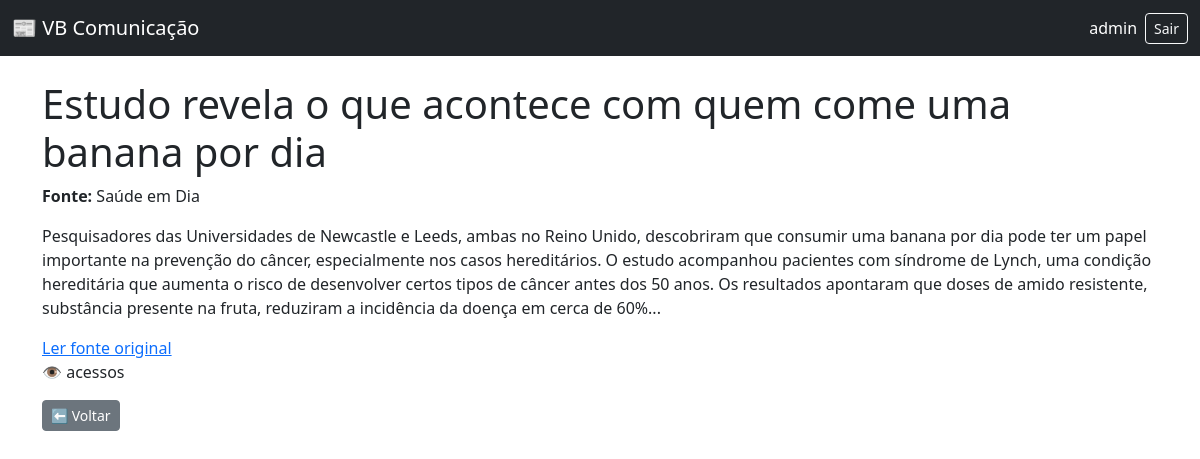
/noticias/detalhe/5/ (signed in), run on the app's committed database.
### noticias/models.py (models this page shows, shortened)
class Noticia(models.Model):
    titulo = models.CharField(max_length=200)
    fonte = models.CharField(max_length=200)
    link = models.URLField()
    conteudo = models.TextField()
    confiavel = models.BooleanField(null=True)
    visualizacoes = models.PositiveIntegerField(default=0)
    criada_em = models.DateTimeField(auto_now_add=True)

### noticias/views.py (the view)
# urls.py: path('detalhe/<int:id>/', detalhe_noticia, name='detalhe_noticia'),
@login_required
def detalhe_noticia(request, id):
    noticia = get_object_or_404(Noticia, id=id)
    noticia.visualizacoes += 1
    noticia.save()
    return render(request, 'noticias/detalhe.html', {'noticia': noticia})

### noticias/templates/noticias/detalhe.html (shortened to what this page needs)
{% extends 'base.html' %}
{% block content %}
<h1>{{ noticia.titulo }}</h1>
<p><strong>Fonte:</strong> {{ noticia.fonte }}</p>
<p>{{ noticia.conteudo }}</p>
<a href="{{ noticia.link }}" target="_blank">
    Ler fonte original
</a>
<p>👁️ {{ noticia.acessos }} acessos</p>
<a href="{% url 'home' %}" class="btn btn-secondary btn-sm">
    ⬅ Voltar
</a>
{% endblock %}

### templates/base.html (shortened to what this page needs)
<!DOCTYPE html>
<html lang="pt-br">
<head>
    <link href="https://cdn.jsdelivr.net/npm/bootstrap@5.3.2/dist/css/bootstrap.min.css" rel="stylesheet">
</head>
<body>
<nav class="navbar navbar-dark bg-dark mb-4">
    <div class="container-fluid d-flex justify-content-between">
        <span class="navbar-brand">📰 VB Comunicação</span>
        {% if user.is_authenticated %}
        <div class="d-flex gap-2 align-items-center">
            <span class="text-white">{{ user.username }}</span>
            <form method="post" action="{% url 'logout' %}">
                <button class="btn btn-outline-light btn-sm">Sair</button>
            </form>
        </div>
        {% endif %}
    </div>
</nav>
<div class="container">
    {% block content %}{% endblock %}
</div>
</body>
</html>

### data on the page
Noticia: titulo "Estudo revela o que acontece com quem come uma banana por dia", fonte "Saúde em Dia", conteudo "Pesquisadores das Universidades de Newcastle e Leeds, ambas no Reino Unido, descobriram que consumir uma banana por dia pode ter um papel importante na prevenção do câncer, especialmente nos casos hereditários. O estudo acompanhou pacientes com síndrome de Lynch, uma condição hereditária que aumenta o risco de desenvolver certos tipos de câncer antes dos 50 anos. Os resultados apontaram que doses de amido resistente, substância presente na fruta, reduziram a incidência da doença em cerca de 60%..."

### other printed values
{{ user.username }} "admin"
